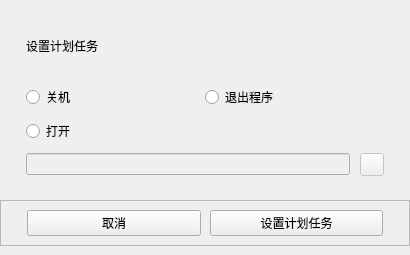
<?xml version="1.0" encoding="UTF-8"?>
<ui version="4.0">
 <class>PlanTaskDialog</class>
 <widget class="QWidget" name="PlanTaskDialog">
  <property name="geometry">
   <rect>
    <x>0</x>
    <y>0</y>
    <width>410</width>
    <height>255</height>
   </rect>
  </property>
  <property name="windowTitle">
   <string>Form</string>
  </property>
  <layout class="QVBoxLayout" name="verticalLayout_2">
   <property name="leftMargin">
    <number>0</number>
   </property>
   <property name="topMargin">
    <number>0</number>
   </property>
   <property name="rightMargin">
    <number>0</number>
   </property>
   <property name="bottomMargin">
    <number>9</number>
   </property>
   <item>
    <layout class="QVBoxLayout" name="verticalLayout">
     <property name="spacing">
      <number>10</number>
     </property>
     <property name="leftMargin">
      <number>26</number>
     </property>
     <property name="topMargin">
      <number>16</number>
     </property>
     <property name="rightMargin">
      <number>26</number>
     </property>
     <property name="bottomMargin">
      <number>18</number>
     </property>
     <item>
      <widget class="SubtitleLabel" name="SubtitleLabel">
       <property name="text">
        <string>设置计划任务</string>
       </property>
      </widget>
     </item>
     <item>
      <layout class="QHBoxLayout" name="horizontalLayout">
       <property name="spacing">
        <number>0</number>
       </property>
       <item>
        <widget class="RadioButton" name="powerOffButton">
         <property name="text">
          <string>关机</string>
         </property>
        </widget>
       </item>
       <item>
        <widget class="RadioButton" name="quitButton">
         <property name="text">
          <string>退出程序</string>
         </property>
        </widget>
       </item>
      </layout>
     </item>
     <item>
      <widget class="RadioButton" name="openFileButton">
       <property name="text">
        <string>打开</string>
       </property>
      </widget>
     </item>
     <item>
      <layout class="QHBoxLayout" name="horizontalLayout_3">
       <item>
        <widget class="LineEdit" name="filePathEdit">
         <property name="enabled">
          <bool>false</bool>
         </property>
        </widget>
       </item>
       <item>
        <widget class="PrimaryToolButton" name="selectFileButton">
         <property name="enabled">
          <bool>false</bool>
         </property>
        </widget>
       </item>
      </layout>
     </item>
    </layout>
   </item>
   <item>
    <widget class="QFrame" name="buttonGroup">
     <property name="sizePolicy">
      <sizepolicy hsizetype="Preferred" vsizetype="Fixed">
       <horstretch>0</horstretch>
       <verstretch>0</verstretch>
      </sizepolicy>
     </property>
     <property name="frameShape">
      <enum>QFrame::StyledPanel</enum>
     </property>
     <property name="frameShadow">
      <enum>QFrame::Raised</enum>
     </property>
     <layout class="QHBoxLayout" name="horizontalLayout_2">
      <property name="spacing">
       <number>9</number>
      </property>
      <property name="leftMargin">
       <number>26</number>
      </property>
      <property name="rightMargin">
       <number>26</number>
      </property>
      <item>
       <widget class="PushButton" name="cancelButton">
        <property name="text">
         <string>取消</string>
        </property>
       </widget>
      </item>
      <item>
       <widget class="PrimaryPushButton" name="yesButton">
        <property name="text">
         <string>设置计划任务</string>
        </property>
       </widget>
      </item>
     </layout>
    </widget>
   </item>
  </layout>
 </widget>
 <customwidgets>
  <customwidget>
   <class>PushButton</class>
   <extends>QPushButton</extends>
   <header>qfluentwidgets</header>
  </customwidget>
  <customwidget>
   <class>PrimaryPushButton</class>
   <extends>PushButton</extends>
   <header>qfluentwidgets</header>
  </customwidget>
  <customwidget>
   <class>ToolButton</class>
   <extends>QToolButton</extends>
   <header>qfluentwidgets</header>
  </customwidget>
  <customwidget>
   <class>PrimaryToolButton</class>
   <extends>ToolButton</extends>
   <header>qfluentwidgets</header>
  </customwidget>
  <customwidget>
   <class>RadioButton</class>
   <extends>QRadioButton</extends>
   <header>qfluentwidgets</header>
  </customwidget>
  <customwidget>
   <class>SubtitleLabel</class>
   <extends>QLabel</extends>
   <header>qfluentwidgets</header>
  </customwidget>
  <customwidget>
   <class>LineEdit</class>
   <extends>QLineEdit</extends>
   <header>qfluentwidgets</header>
  </customwidget>
 </customwidgets>
 <resources/>
 <connections/>
</ui>
